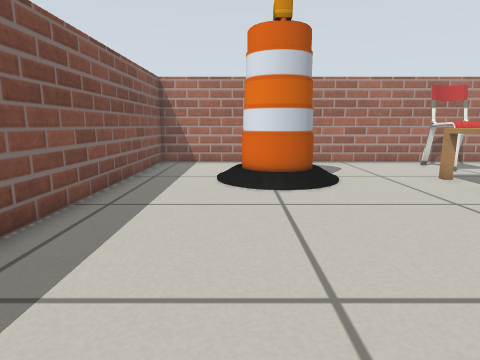
View 1 (above)

22 first-person views from a walk through a world built for the Gazebo simulator. The camera is 0.45 m above the floor, tilts 10° down and sees 75° across. The floor is counted in squares, 0.25 m on a side. Each view is taken from the middle of a square. On the plan, view 1 faces up. The plan holds only what a view shows up to about 16 squares ahead; the rest is blank. Some stock models are drawn as simple stand-ins. Some surface patterns are stand-ins.

View 2
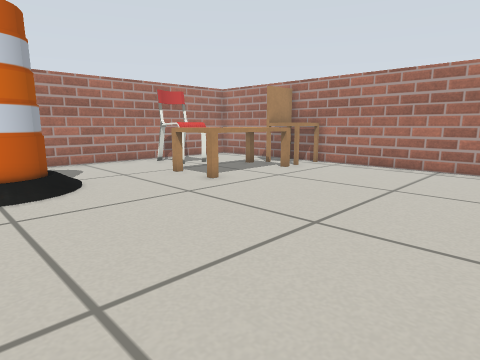

View 3
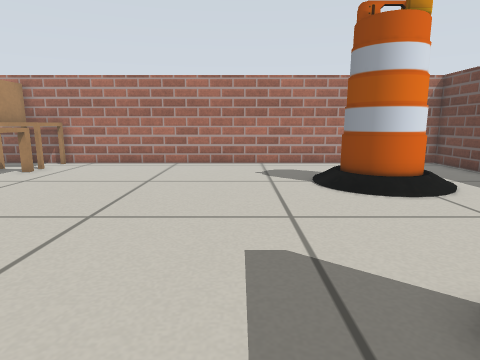

View 4
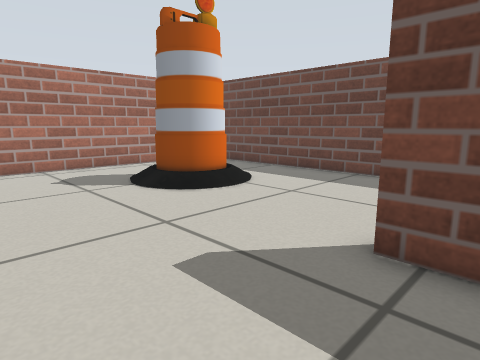

View 5
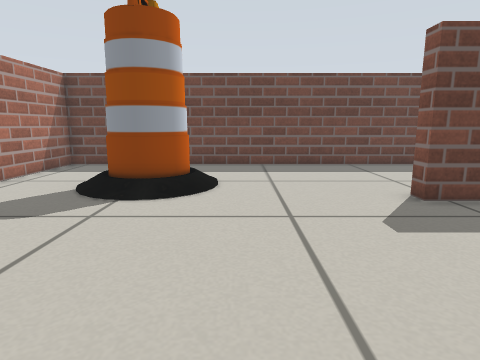

View 6
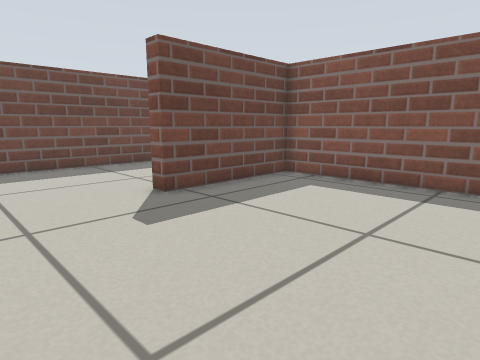

View 7
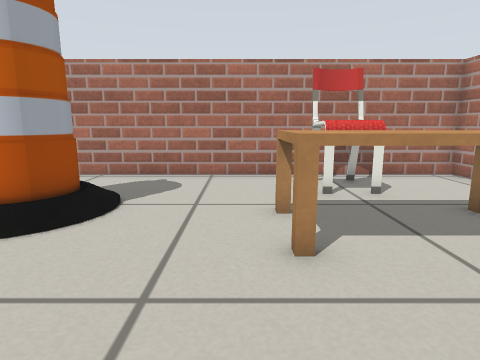

View 8
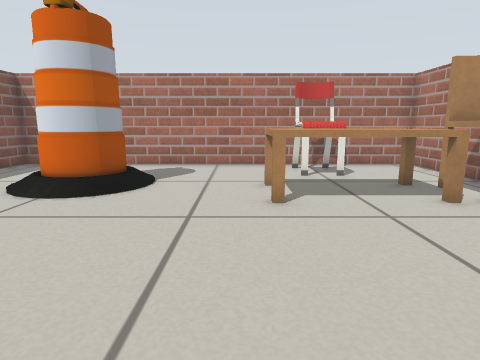

View 9
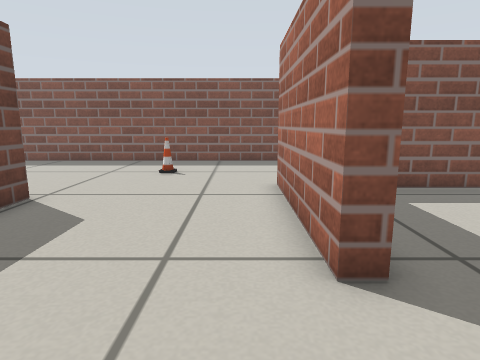

View 10
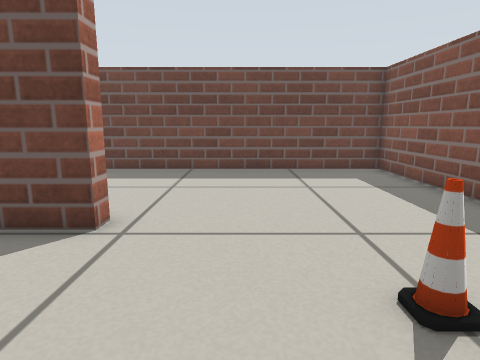

View 11
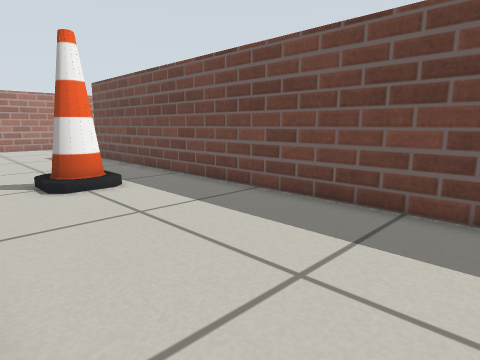

View 12
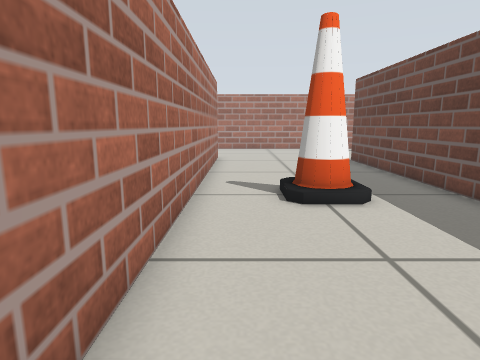

View 13
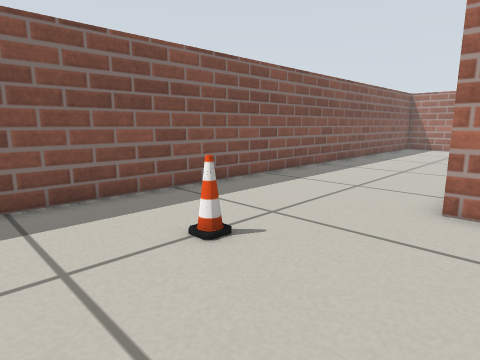

View 14
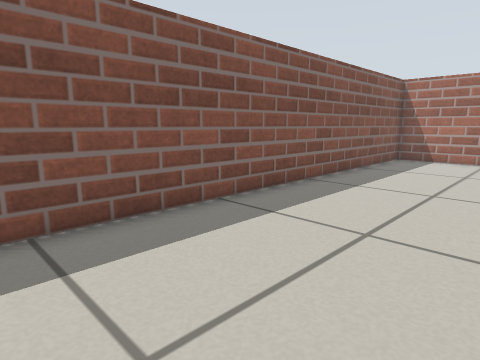

View 15
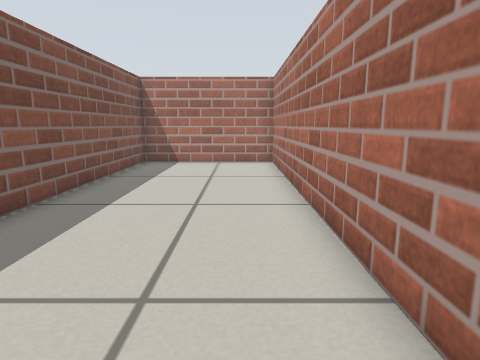

View 16
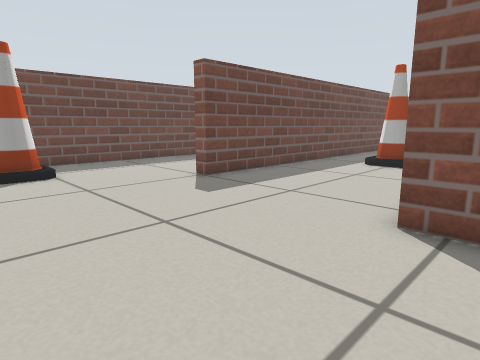

View 17
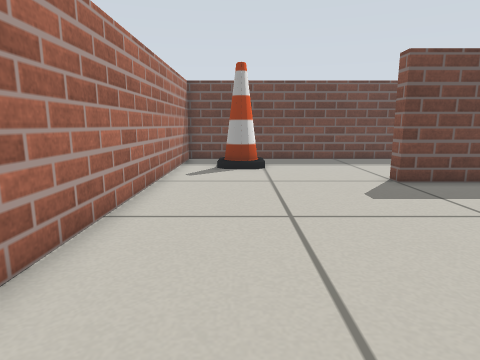

View 18
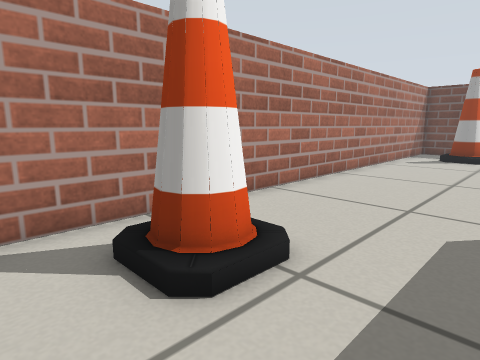

View 19
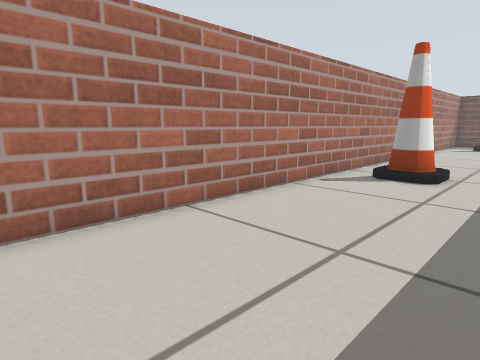

View 20
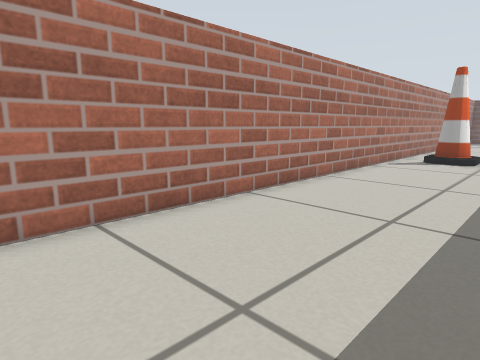

View 21
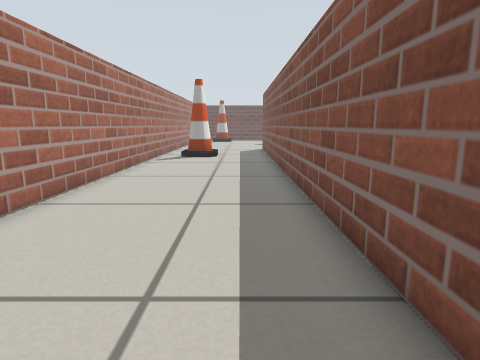

View 22
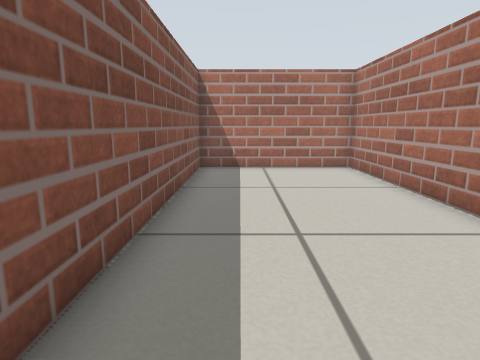

### Floor plan
Points are (right, up) in squares from view 1. A wall is a line through its corners. A room is listed if a view was taken in it or the views show most of it. See-through windows are left out.
Room 1 (views 1, 2, 3, 4, 5, 6, 7, 8, 9)
walls: (-2.5, -9.2) (13.7, -9.2) (13.7, 15.2) (-3.8, 15.2) (-3.8, -2.3) (1.6, -2.3) (1.6, -2.9) (-3.5, -2.9)
ways out: opening at (-3.8, -6) to room 2
objects: barrel (0, 9) to (2, 12); coffee table (7, 8) to (11, 10); barrel (8, -6) to (10, -3); chair (8, 12) to (10, 14); chair (12, 8) to (13, 10)
Room 2 (views 10, 11, 12, 13, 14, 15, 16, 17, 18, 19, 20, 21, 22)
walls: (-2.5, -9.9) (-2.5, -9.2); (12.9, -9.8) (-1.6, -9.8); (14.3, -8.6) (14.3, -9.9); (-3.5, -2.9) (-4.5, -2.9); (12.1, -23.5) (17.1, -23.5); (-4.4, 1.8) (-4.4, 15.2) (-10.7, 15.2) (-10.7, -16.7) (13, -16.7) (13, -17.4); (20.7, -23.5) (20.7, 15.2) (14.3, 15.2) (14.3, -2.1)
ways out: opening at (-3.8, -6) to room 1
objects: cone (-7, -7); cone (4, -14) to (6, -12); cone (17, -21) to (19, -20); cone (18, -5) to (19, -4)

Positions as (right, up) in squares from view 1, and headings:
1: (0, 0), facing up
2: (0, 0), facing up-right
3: (-1, 0), facing right
4: (0, 2), facing down-right
5: (6, 5), facing down
6: (6, 5), facing down-left
7: (6, 4), facing up
8: (6, 1), facing up
9: (5, -4), facing left
10: (-5, -4), facing down
11: (-5, -10), facing down-right
12: (-3, -11), facing right
13: (-3, -10), facing up-left
14: (-5, -2), facing up-left
15: (-6, 0), facing up
16: (20, -8), facing down-left
17: (18, -7), facing down
18: (15, -2), facing down-right
19: (15, 7), facing down-right
20: (15, 13), facing down-right
21: (16, 14), facing down
22: (16, 2), facing up
